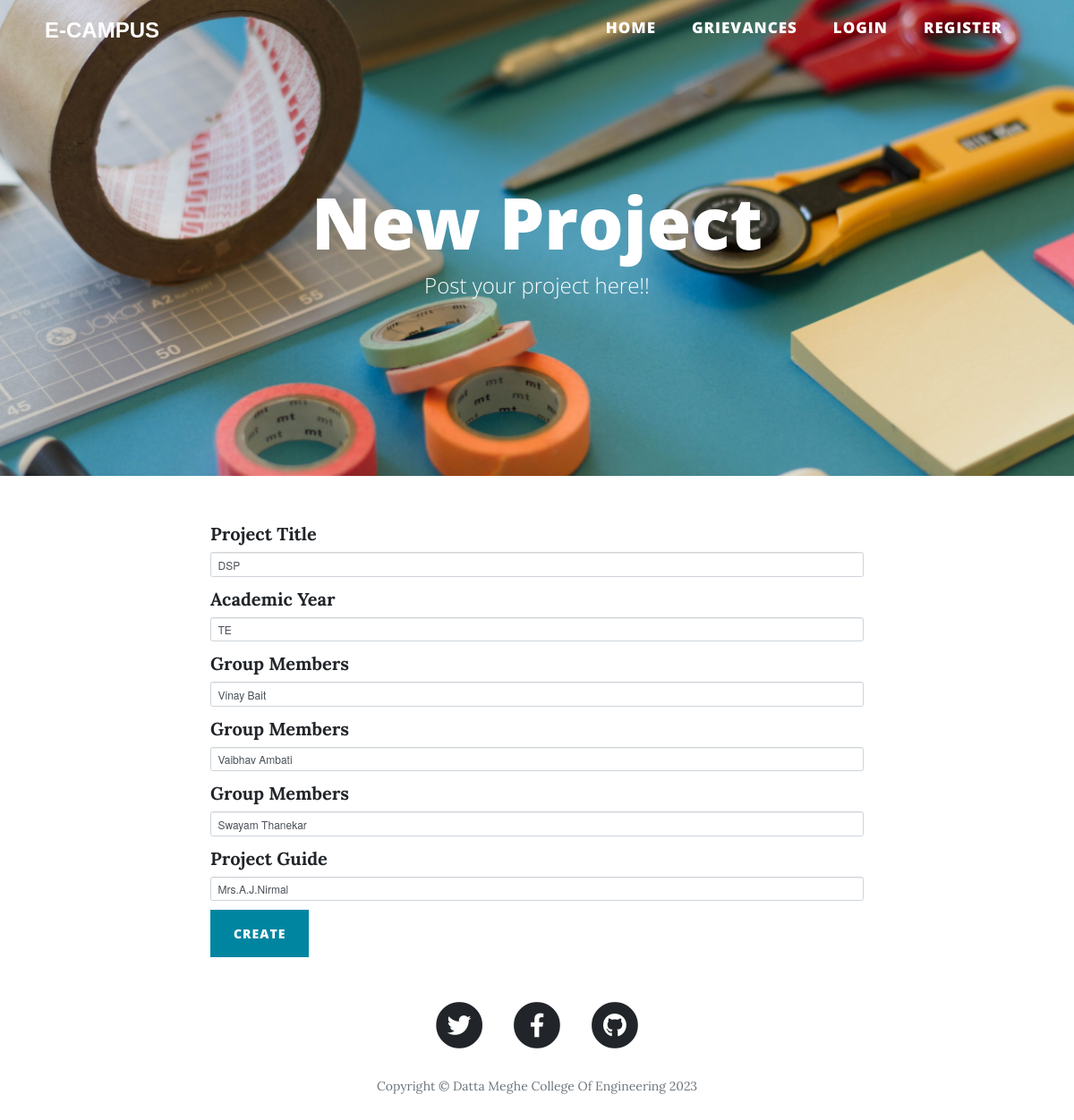
The page /edit-post/1 on the database its author committed.
### app.py (models this page shows)
class BlogPost(db.Model):
    __tablename__ = "blog_posts"
    id = db.Column(db.Integer, primary_key=True)
    author_id = db.Column(db.Integer, db.ForeignKey("users.id"))
    title = db.Column(db.String(250), unique=True, nullable=False)
    ay= db.Column(db.String(250), nullable=False)
    group1 = db.Column(db.String(250), unique=True, nullable=False)
    group2 = db.Column(db.String(250), unique=True, nullable=False)
    group3 = db.Column(db.String(250), unique=True, nullable=False)
    guide = db.Column(db.String(250), nullable=False)
    date = db.Column(db.String(250), nullable=False)
    author = relationship("User", back_populates="posts")
    comments = relationship("Comment", back_populates="parent_post")

### app.py (the view, shortened to what this page needs)
@app.route("/edit-post/<int:post_id>", methods=["GET", "POST"])
def edit_post(post_id):
    post = BlogPost.query.get(post_id)
    edit_form = CreateEventForm(
        title=post.title,
        ay=post.ay,
        group1=post.group1,
        group2=post.group2,
        group3=post.group3,
        guide=post.guide,
        author=current_user,
    )
    return render_template("make-post.html", form=edit_form)

### forms.py
class CreateEventForm(FlaskForm):
    title = StringField("Project Title", validators=[DataRequired()])
    ay = StringField("Academic Year", validators=[DataRequired()])
    group1 = StringField("Group Members", validators=[DataRequired()])
    group2 = StringField("Group Members", validators=[DataRequired()])
    group3 = StringField("Group Members", validators=[DataRequired()])
    guide = StringField("Project Guide", validators=[DataRequired()])
    submit = SubmitField("Create")

### templates/make-post.html (shortened to what this page needs)
{% extends 'bootstrap/base.html' %}
{% import "bootstrap/wtf.html" as wtf %}
{% block content %}
{% include "header.html" %}
  <header class="masthead" style="background-image: url('{{ url_for('static', filename='img/edit-bg.jpg')}}')">
    <div class="overlay"></div>
    <div class="container">
      <div class="row">
        <div class="col-lg-8 col-md-10 mx-auto">
          <div class="page-heading">
            {% if is_edit: %}
            <h1>Edit Event</h1>
            {% else: %}
            <h1>New Project</h1>
            {% endif %}
            <span class="subheading">Post your project here!!</span>
          </div>
        </div>
      </div>
    </div>
  </header>
  <div class="container">
    <div class="row">
      <div class="col-lg-8 col-md-10 mx-auto">
        {{ wtf.quick_form(form, novalidate=True, button_map={"submit": "primary"}) }}
      </div>
    </div>
  </div>
{% include "footer.html" %}
{% endblock %}

### rows shown on the page
BlogPost: title "DSP", ay "TE", group1 "Vinay Bait", group2 "Vaibhav Ambati", group3 "Swayam Thanekar", guide "Mrs.A.J.Nirmal"
